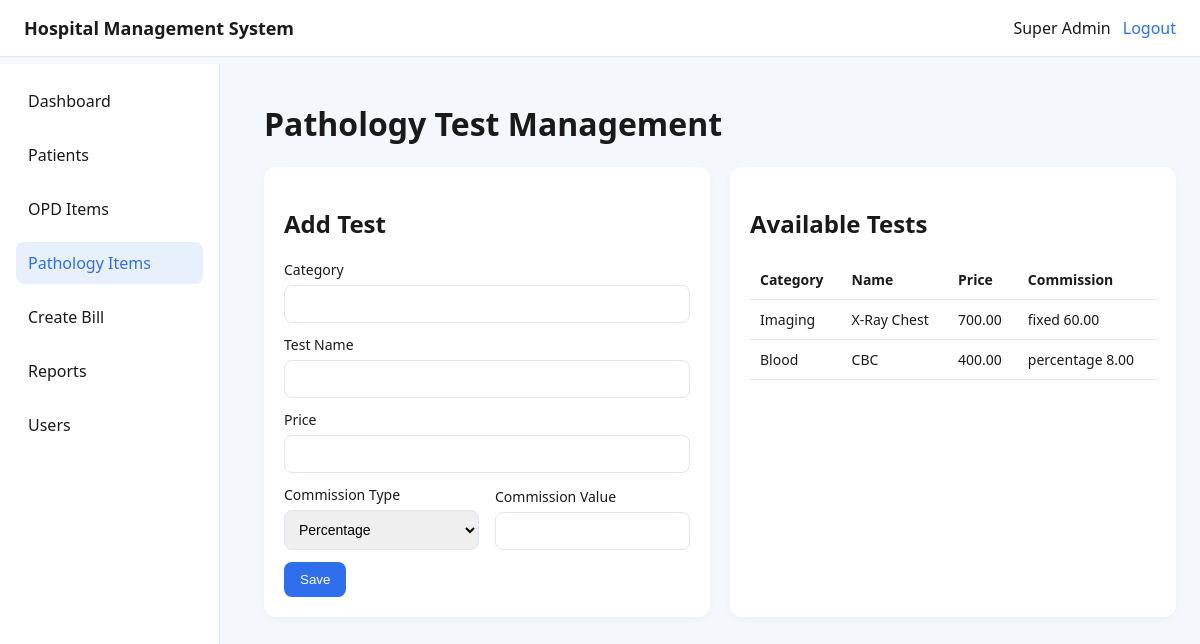
The page /index.php?route=pathology (signed in) on the database its author committed.
### tables this page shows
CREATE TABLE pathology_items (
    id INT AUTO_INCREMENT PRIMARY KEY,
    category VARCHAR(100) NOT NULL,
    name VARCHAR(150) NOT NULL,
    price DECIMAL(10,2) NOT NULL,
    commission_type ENUM('percentage', 'fixed') NOT NULL,
    commission_value DECIMAL(10,2) NOT NULL
);

### app/core/Controller.php (called while the page is built, shortened)
<?php
class Controller
{
    protected function render(string $view, array $data = []): void
    {
        extract($data);
        include __DIR__ . '/../views/layouts/header.php';
        include __DIR__ . '/../views/' . $view . '.php';
        include __DIR__ . '/../views/layouts/footer.php';
    }
}

### app/controllers/PathologyController.php (called while the page is built, shortened)
<?php
class PathologyController extends Controller
{
    public function index(): void
    {
        $items = PathologyItem::all();
        $this->render('pathology/index', ['items' => $items]);
    }
}

### app/models/PathologyItem.php (called while the page is built, shortened)
<?php
class PathologyItem
{
    public static function all(): array
    {
        $pdo = Database::connection();
        return $pdo->query('SELECT * FROM pathology_items ORDER BY id DESC')->fetchAll();
    }
}

### app/helpers.php (called while the page is built, shortened)
<?php
function e(string $value): string
{
    return htmlspecialchars($value, ENT_QUOTES, 'UTF-8');
}

### app/views/pathology/index.php (the view, shortened to what this page needs)
<h1>Pathology Test Management</h1>
<section class="grid">
    <div class="card">
        <h2>Add Test</h2>
        <form method="POST" action="index.php?route=pathology/store">
            <label>Category
                <input type="text" name="category" required>
            </label>
            <label>Test Name
                <input type="text" name="name" required>
            </label>
            <label>Price
                <input type="number" step="0.01" name="price" required>
            </label>
            <div class="row">
                <label>Commission Type
                    <select name="commission_type">
                        <option value="percentage">Percentage</option>
                    </select>
                </label>
                <label>Commission Value
                    <input type="number" step="0.01" name="commission_value" required>
                </label>
            </div>
            <button class="btn-primary">Save</button>
        </form>
    </div>
    <div class="card">
        <h2>Available Tests</h2>
        <table>
            <thead>
                <tr>
                    <th>Category</th>
                    <th>Name</th>
                    <th>Price</th>
                    <th>Commission</th>
                </tr>
            </thead>
            <tbody>
                <?php foreach ($items as $item): ?>
                    <tr>
                        <td><?= e($item['category']) ?></td>
                        <td><?= e($item['name']) ?></td>
                        <td><?= number_format((float)$item['price'], 2) ?></td>
                        <td><?= e($item['commission_type']) ?> <?= e($item['commission_value']) ?></td>
                    </tr>
                <?php endforeach; ?>
            </tbody>
        </table>
    </div>
</section>

### public/assets/css/styles.css (style rules this page uses)
:root { --primary: #2f6fed; --secondary: #1b9aaa; --background: #f4f7fb; --text: #1a1a1a; --card: #ffffff; --border: #e1e6ef; }
* { box-sizing: border-box; }
body { margin: 0; font-family: "Segoe UI", sans-serif; color: var(--text); background: var(--background); }
.card { background: var(--card); padding: 20px; border-radius: 12px; box-shadow: 0 2px 8px rgba(0, 0, 0, 0.04); margin-bottom: 20px; }
.grid { display: grid; gap: 20px; grid-template-columns: repeat(auto-fit, minmax(280px, 1fr)); }
label { display: block; margin-bottom: 12px; font-size: 14px; }
input, select, textarea { width: 100%; padding: 10px; border-radius: 8px; border: 1px solid var(--border); margin-top: 6px; font-size: 14px; }
button { border: none; cursor: pointer; }
.btn-primary { background: var(--primary); color: white; padding: 10px 16px; border-radius: 8px; }
.row { display: grid; gap: 16px; grid-template-columns: repeat(auto-fit, minmax(180px, 1fr)); align-items: end; }
table { width: 100%; border-collapse: collapse; font-size: 14px; }
table th, table td { padding: 10px; border-bottom: 1px solid var(--border); text-align: left; }

### rows shown on the page
pathology_items: category "Imaging", name "X-Ray Chest", price "700.00", commission_type "fixed", commission_value "60.00"
pathology_items: category "Blood", name "CBC", price "400.00", commission_type "percentage", commission_value "8.00"

### other values the page prints
$config['app']['name'] "Hospital Management System"
Auth::user()['full_name'] "Super Admin"
